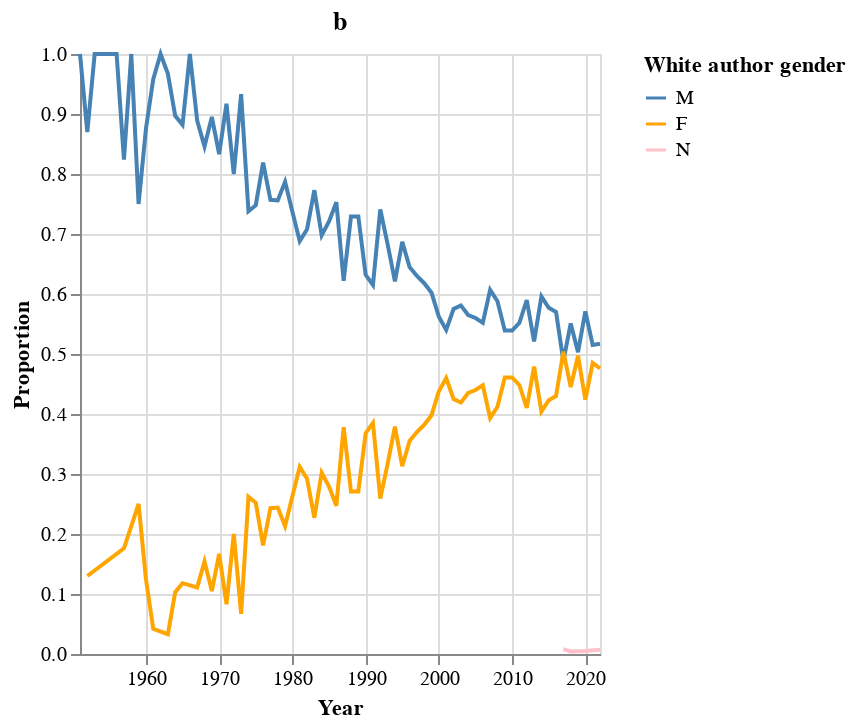

The notebook cell this image was saved under:
### Code cell
alt.Chart(transform_year(white_gender_ts)).mark_line().encode(
    x = alt.X(
        'year',
        title = 'Year'
    ),
    y = alt.Y(
        'prop',
        title = 'Proportion'
    ),
    color = alt.Color(
        'genderpred',
        title = 'White author gender',
        scale = alt.Scale(
            domain = ['M', 'F', 'N'],
            range = ['steelblue', 'orange', 'pink']
        )
    )
).properties(
    title = 'b',
    height=300,
    width=260
)

### Figure 1 — Vega-Lite specification as saved in the notebook (floating-point values rounded to 4 significant figures; data arrays with more than 128 entries replaced by an {"elided": "..."} marker saying what was removed)
{"config": {"view": {"continuousWidth": 400, "continuousHeight": 300}}, "data": {"name": "data-d16cc76fac5307403fce0cf037c45e44"}, "mark": "line", "encoding": {"color": {"field": "genderpred", "scale": {"domain": ["M", "F", "N"], "range": ["steelblue", "orange", "pink"]}, "title": "White author gender", "type": "nominal"}, "x": {"field": "year", "title": "Year", "type": "temporal"}, "y": {"field": "prop", "title": "Proportion", "type": "quantitative"}}, "height": 300, "title": "b", "width": 260, "$schema": "https://vega.github.io/schema/vega-lite/v4.17.0.json", "datasets": {"data-d16cc76fac5307403fce0cf037c45e44": {"elided": "140 records"}}}
